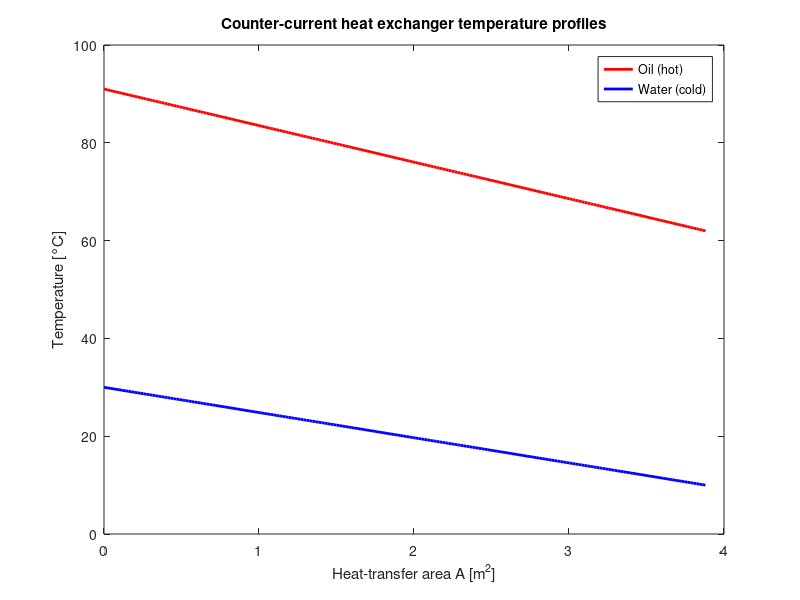

This figure's MATLAB source:
% exercise15_he_cc_operation.m
% Parts a) b) and c) are done on paper

% Given data
m_dot_o = 3000/3600; % kg/s (oil)
cp_o = 2000; % J/kg/K
m_dot_c = 0.6; % kg/s (water)
cp_c = 4000; % J/kg/K
U = 220.75; % W/m^2/K
A_tot = 3.88; % m^2

Th_in  = 91; % oil in [°C]
Th_out = 62; % oil out [°C]
Tc_in  = 10; % water in [°C]
Tc_out = 30; % water out[°C]

C_h = m_dot_o*cp_o; % W/K
C_c = m_dot_c*cp_c; % W/K

% Effectiveness-NTU method gives exponential profiles for constant U
NTU = U*A_tot/min(C_h,C_c)            
x = linspace(0,1,200);            
A = x*A_tot;

% Temperature difference at one end:
DT1 = Th_in - Tc_out;
DT2 = Th_out - Tc_in;

% Local delta-T along the exchanger (counter-current):
theta = DT1 - (DT1-DT2).*x;

% Reconstruct local hot and cold temperatures:
Th = Th_in - (Th_in-Th_out).*x;
Tc = Th - theta;

% Plot
figure; hold on; box on;
plot(A,Th,'r','LineWidth',2);
plot(A,Tc,'b','LineWidth',2);
xlabel('Heat-transfer area A [m^2]');
ylabel('Temperature [°C]');
legend('Oil (hot)','Water (cold)','Location','best');
title('Counter-current heat exchanger temperature profiles');
